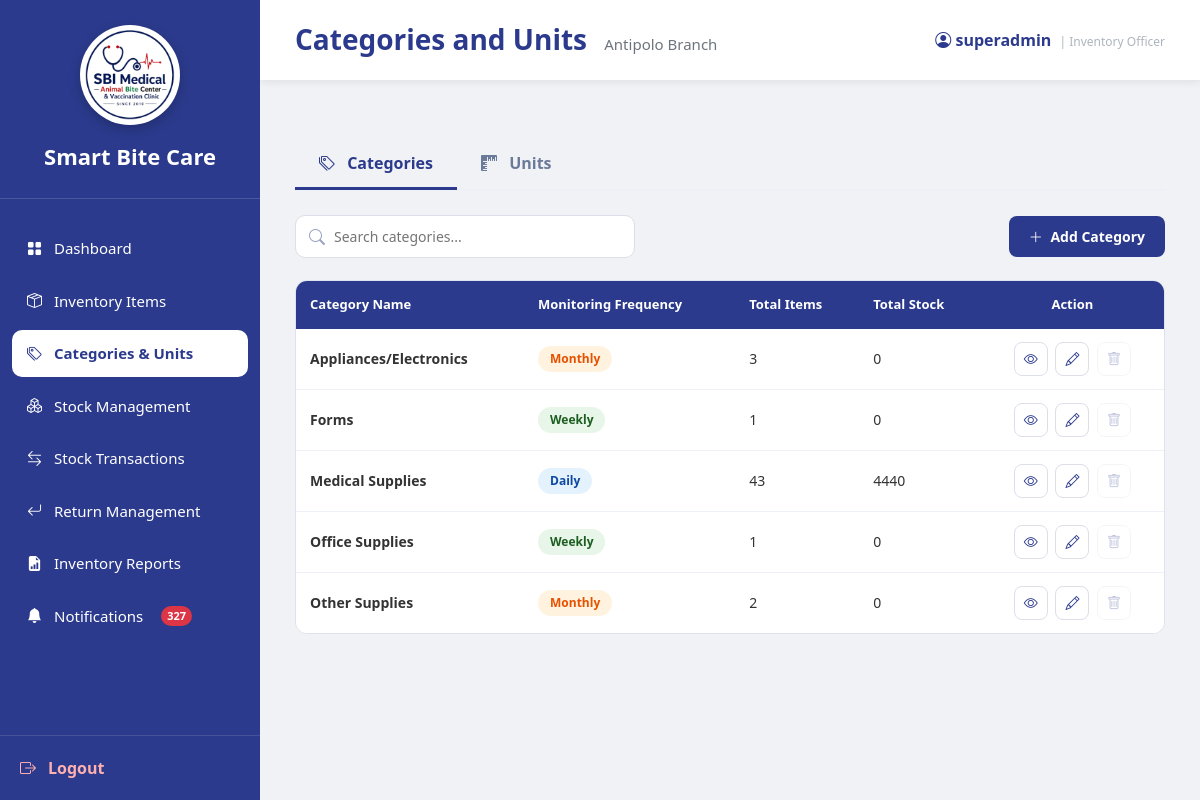
Screenshot of /InventoryOfficer_Categories.php (signed in) with the database file from the repository.
### tables this page shows
CREATE TABLE `users` (
  `user_id` int(11) NOT NULL,
  `branch_id` varchar(10) DEFAULT NULL,
  `role_id` int(11) NOT NULL,
  `username` varchar(100) NOT NULL,
  `email` varchar(255) NOT NULL,
  `password` varchar(255) NOT NULL,
  `status` enum('Active','Inactive') DEFAULT 'Active',
  `created_at` timestamp NOT NULL DEFAULT current_timestamp(),
  `last_login` datetime DEFAULT NULL
);

CREATE TABLE `branches` (
  `branch_id` varchar(10) NOT NULL,
  `branch_name` varchar(150) NOT NULL,
  `branch_address` text DEFAULT NULL,
  `contact_number` varchar(30) DEFAULT NULL,
  `email` varchar(150) DEFAULT NULL,
  `status` enum('Active','Inactive') DEFAULT 'Active',
  `created_at` timestamp NOT NULL DEFAULT current_timestamp()
);

CREATE TABLE `inventory_categories` (
  `category_id` int(11) NOT NULL,
  `category_name` varchar(150) NOT NULL,
  `monitoring_frequency` enum('Daily','Weekly','Monthly') DEFAULT NULL
);

### InventoryOfficer_Categories.php (the view, shortened to what the rows shown need)
<?php
require_once 'sources/db_connect.php';
function h($value)
{
    return htmlspecialchars(
        (string)$value,
        ENT_QUOTES,
        'UTF-8'
    );
}
$csrf_token =
    $_SESSION['categories_units_csrf'];
$user_id =
    (int)$_SESSION['user_id'];
$username =
    'Inventory Officer';
$branch_id =
    null;
$branch_name =
    'Unknown Branch';
$user_sql = "
    SELECT
        u.username,
        u.branch_id,
        b.branch_name
    FROM users u
    LEFT JOIN branches b
        ON u.branch_id = b.branch_id
    WHERE u.user_id = ?
    LIMIT 1
";
$user_stmt =
    $conn->prepare($user_sql);
$user_stmt->bind_param(
    "i",
    $user_id
);
$user_stmt->execute();
$user_result =
    $user_stmt->get_result();
if (
    $user_row =
    $user_result->fetch_assoc()
) {
    $username =
        !empty($user_row['username'])
        ? $user_row['username']
        : 'Inventory Officer';
    $branch_id =
        $user_row['branch_id']
        ?? null;
    $branch_name =
        !empty($user_row['branch_name'])
        ? $user_row['branch_name']
        : 'Unknown Branch';
}
$active_tab =
    $_GET['tab']
    ?? 'categories';
$categories = [];
if (!empty($branch_id)) {
    $cat_sql = "
        SELECT
            c.category_id,
            c.category_name,
            c.monitoring_frequency,
            COUNT(
                DISTINCT i.item_id
            ) AS item_count,
            COALESCE(
                SUM(stock.total_quantity),
                0
            ) AS total_stock
        FROM inventory_categories c
        LEFT JOIN inventory_items i
            ON c.category_id = i.category_id
        LEFT JOIN
        (
            SELECT
                item_id,
                SUM(quantity_available)
                    AS total_quantity
            FROM inventory_stocks
            WHERE branch_id = ?
            GROUP BY item_id
        ) stock
            ON i.item_id = stock.item_id
        GROUP BY
            c.category_id,
            c.category_name,
            c.monitoring_frequency
        ORDER BY
            c.category_name ASC
    ";
    $cat_stmt =
        $conn->prepare($cat_sql);
    if ($cat_stmt) {
        $cat_stmt->bind_param(
            "s",
            $branch_id
        );
        $cat_stmt->execute();
        $cat_result =
            $cat_stmt->get_result();
        while (
            $row =
            $cat_result->fetch_assoc()
        ) {
            $row['item_count'] =
                (int)$row['item_count'];
            $row['total_stock'] =
                (int)$row['total_stock'];
            $categories[] =
                $row;
        }
    }
}
?>
<!DOCTYPE html>
<html lang="en">
<head>
    <link
        href="https://cdn.jsdelivr.net/npm/bootstrap@5.3.3/dist/css/bootstrap.min.css"
        rel="stylesheet"
    >
    <link
        rel="stylesheet"
        href="https://cdn.jsdelivr.net/npm/bootstrap-icons@1.11.3/font/bootstrap-icons.min.css"
    >
    <link
        rel="stylesheet"
        href="sidebar.css"
    >
</head>
<body>
<div class="main">
    <div class="topbar">
        <h3>
            Categories and Units
            <small>
                <?php echo h($branch_name); ?>
            </small>
        </h3>
        <div class="profile">
            <i class="bi bi-person-circle"></i>
            <?php echo h($username); ?>
            <span
                style="
                    font-size:12px;
                    color:#adb5bd;
                    font-weight:400;
                    margin-left:4px;
                "
            >
            </span>
        </div>
    </div>
    <div class="page-body">
        <?php if ($active_tab === 'categories'): ?>
            <div class="tab-content">
                <div class="table-wrap">
                    <table
                        class="table data-table"
                        id="categoriesTable"
                    >
                        <thead>
                            <tr>
                                <th>
                                    Category Name
                                </th>
                                <th>
                                    Monitoring Frequency
                                </th>
                                <th>
                                    Total Items
                                </th>
                                <th>
                                    Total Stock
                                </th>
                                <th class="text-center">
                                    Action
                                </th>
                            </tr>
                        </thead>
                        <tbody>
                        <?php if (!empty($categories)): ?>
                            <?php foreach ($categories as $category): ?>
                                <?php
                                $freq_class =
                                    'badge-monthly';
                                if (
                                    $category['monitoring_frequency']
                                    === 'Daily'
                                ) {
                                    $freq_class =
                                        'badge-daily';
                                } elseif (
                                    $category['monitoring_frequency']
                                    === 'Weekly'
                                ) {
                                    $freq_class =
                                        'badge-weekly';
                                }
                                ?>
                                <tr>
                                    <td>
                                        <strong>
                                            <?php
                                            echo h(
                                                $category['category_name']
                                            );
                                            ?>
                                        </strong>
                                    </td>
                                    <td>
                                        <span
                                            class="badge-frequency <?php
                                            echo h($freq_class);
                                            ?>"
                                        >
                                            <?php
                                            echo h(
                                                $category['monitoring_frequency']
                                            );
                                            ?>
                                        </span>
                                    </td>
                                    <td>
                                        <?php
                                        echo (int)$category['item_count'];
                                        ?>
                                    </td>
                                    <td>
                                        <?php
                                        echo (int)$category['total_stock'];
                                        ?>
                                    </td>
                                    <td class="text-center">
                                        <a
                                            href="?tab=categories&view_category_id=<?php
                                            echo (int)$category['category_id'];
                                            ?>"
                                            class="action-btn"
                                            title="View"
                                        >
                                            <i class="bi bi-eye"></i>
                                        </a>
                                        <a
                                            href="?tab=categories&edit_category_id=<?php
                                            echo (int)$category['category_id'];
                                            ?>"
                                            class="action-btn"
                                            title="Edit"
                                        >
                                            <i class="bi bi-pencil"></i>
                                        </a>
                                        <?php if ((int)$category['item_count'] === 0): ?>
                                            <form
                                                method="POST"
                                                action="<?php echo h($_SERVER['PHP_SELF']); ?>"
                                                style="display:inline;"
                                                onsubmit="return openDeleteConfirmation(this, 'Are you sure you want to delete this category?');"
                                            >
                                                <input
                                                    type="hidden"
                                                    name="csrf_token"
                                                    value="<?php echo h($csrf_token); ?>"
                                                >
                                                <input
                                                    type="hidden"
                                                    name="active_tab"
                                                    value="categories"
                                                >
                                                <input
                                                    type="hidden"
                                                    name="action"
                                                    value="delete_category"
                                                >
                                                <input
                                                    type="hidden"
                                                    name="category_id"
                                                    value="<?php
                                                    echo (int)$category['category_id'];
                                                    ?>"
                                                >
                                                <button
                                                    type="submit"
                                                    class="action-btn text-danger"
                                                    title="Delete"
                                                >
                                                    <i class="bi bi-trash"></i>
                                                </button>
                                            </form>
                                        <?php else: ?>
                                            <span
                                                class="action-btn disabled"
                                                title="Cannot delete - category has items"
                                            >
                                                <i class="bi bi-trash"></i>
                                            </span>
                                        <?php endif; ?>
                                    </td>
                                </tr>
                            <?php endforeach; ?>
                        <?php endif; ?>
                        </tbody>
                    </table>
                </div>
            </div>
        <?php endif; ?>
    </div>
</div>
</body>
</html>

### rows the page displays
users: branch.branch_name "Antipolo Branch", username "superadmin"
inventory_categories: category_name "Appliances/Electronics", monitoring_frequency "Monthly", item_count "3", total_stock "0"
inventory_categories: category_name "Forms", monitoring_frequency "Weekly", item_count "1", total_stock "0"
inventory_categories: category_name "Medical Supplies", monitoring_frequency "Daily", item_count "43", total_stock "4440"
inventory_categories: category_name "Office Supplies", monitoring_frequency "Weekly", item_count "1", total_stock "0"
inventory_categories: category_name "Other Supplies", monitoring_frequency "Monthly", item_count "2", total_stock "0"

### other values shown
$notification_count "327"
